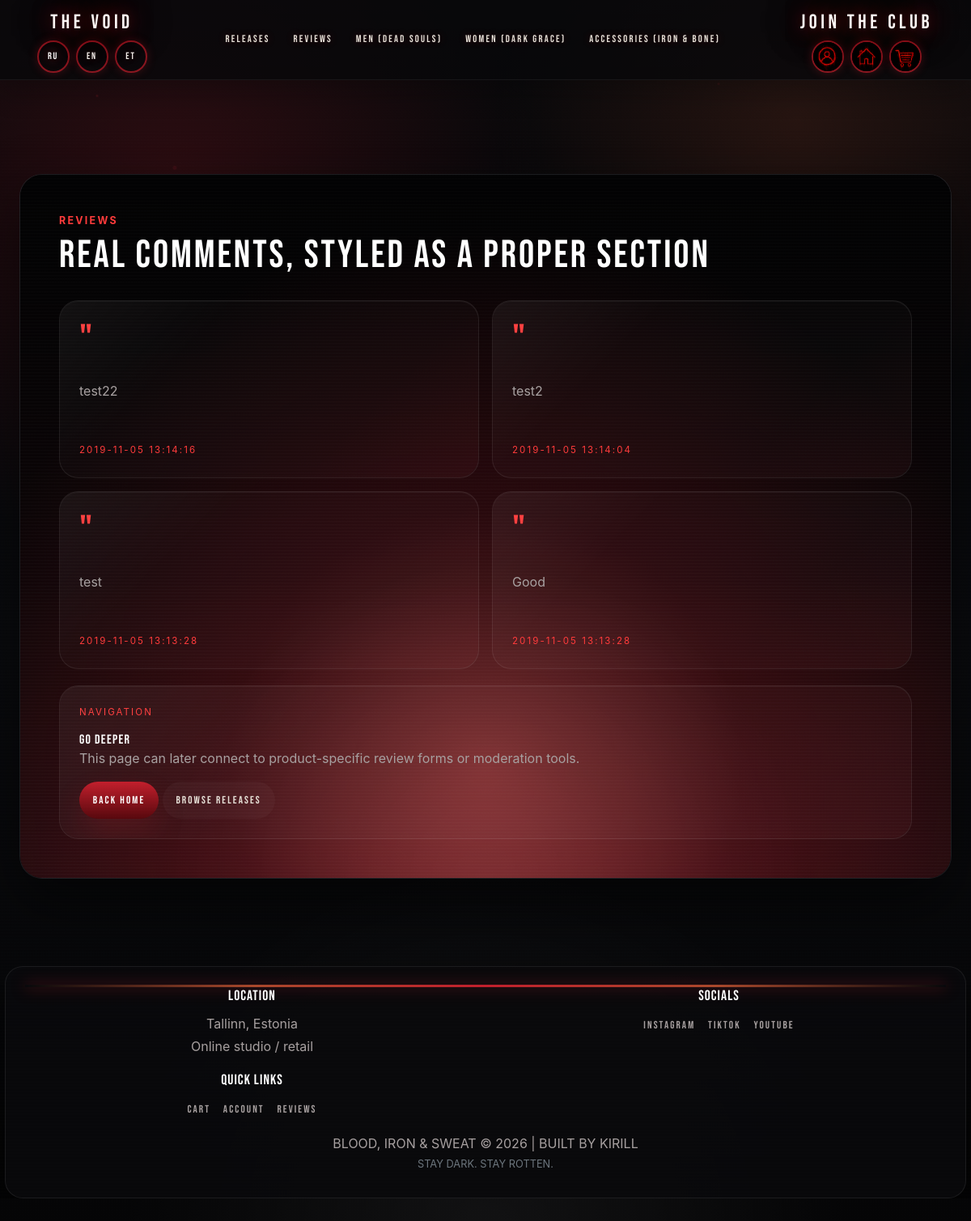
Page /route/reviews on the committed database.
### tables this page shows
CREATE TABLE `comments` (
  `id` int(11) NOT NULL,
  `news_id` int(11) NOT NULL,
  `text` varchar(500) NOT NULL,
  `date` datetime NOT NULL
);

### controller/Controller.php (called while the page is built, shortened)
<?php
class Controller {
    public static function Reviews() {
        $reviews = Comments::getLatestComments(12);
        include_once 'view/reviews.php';
    }
}
?>

### route/routing.php (called while the page is built)
<?php
$host = explode('?', $_SERVER['REQUEST_URI']) [0];
$num = substr_count($host, '/');
$path = explode('/', $host) [$num];
if($path == '' OR $path == 'index' OR $path == 'index.php') {
    $response = Controller::StartSite();
}
elseif($path == 'all') {
    $response = Controller::AllProducts();
}
elseif($path == 'category' && isset($_GET['id'])) {
    $response = Controller::ProductByCatID($_GET['id']);
}
elseif($path == 'product' && isset($_GET['id'])) {
    $response = Controller::ProductByID($_GET['id']);
}
elseif($path == 'news' && isset($_GET['id'])) {
    $response = Controller::ProductByID($_GET['id']);
}
elseif ($path == 'registerForm') {
    $response = Controller::registerForm();
}
elseif ($path == 'registerAnswer') {
    $response = Controller::registerUser();
}
elseif ($path == 'login') {
    $response = Controller::loginAction();
}
elseif ($path == 'logout') {
    $response = Controller::logoutAction();
}
elseif ($path == 'allCategories') {
    $response = Controller::AllCategory();
}
elseif($path == 'cart' || $path == 'basket') {
    $response = Controller::Cart();
}
elseif($path == 'wishlist' && isset($_GET['id'])) {
    $response = Controller::WishlistAction((int)$_GET['id'], $_GET['action'] ?? 'toggle');
}
elseif($path == 'account' || $path == 'cabinet') {
    $response = Controller::Account();
}
elseif($path == 'reviews') {
    $response = Controller::Reviews();
}
else {
    $response = Controller::error404();
}
?>

### index.php (called while the page is built, shortened)
<?php
include_once 'inc/Database.php';
require 'model/Comments.php';
include_once 'view/comments.php';
include_once 'controller/Controller.php';
include_once 'route/routing.php';
?>

### model/Comments.php (called while the page is built, shortened)
<?php
class Comments {
    public static function getLatestComments($limit = 3) {
        $limit = (int)$limit;
        $query = "SELECT * FROM comments ORDER BY id DESC LIMIT " . $limit;
        try {
            $db = new Database();
            return $db->getAll($query);
        } catch (Throwable $e) {
            return [];
        }
    }
}

### inc/Database.php (called while the page is built, shortened)
<?php
class database {
    private $conn;
    private $host;
    private $user;
    private $password;
    private $baseName;
    function __construct() {
        $this->host = 'localhost';
        $this->user = 'root';
        $this->password = '';
        $this->baseName = 'clothing_shop';
    }
    function connect() {
        if (!$this->conn) {
            try {
                $this->conn = new PDO('mysql:host='.$this->host.';dbname='.$this->baseName.'', $this->user, $this->password, array(PDO::MYSQL_ATTR_INIT_COMMAND => 'SET NAMES utf8'));
            } catch (Exception $e) {
                die('Connection failed : ' . $e->getMessage());
            }
        }
        return $this->conn;
    }
    function getAll($query) {
        $stmt = $this->conn->prepare($query);
        $stmt->execute();
        $stmt->setFetchMode(PDO::FETCH_ASSOC);
        return $stmt->fetchAll();
    }
}
?>

### view/reviews.php (the view, shortened to what this page needs)
<?php
$pageClass = 'inner-page reviews-page';
?>
<section class="reviews-shell">
    <div class="reviews-list">
        <div class="section-heading compact">
            <p>Reviews</p>
            <h2>Real comments, styled as a proper section</h2>
        </div>
        <div class="reviews-grid">
            <?php if (!empty($reviews)): ?>
                <?php foreach ($reviews as $review): ?>
                    <article class="review-card">
                        <div class="review-mark">"</div>
                        <p><?= htmlspecialchars($review['text']) ?></p>
                        <span><?= htmlspecialchars($review['date']) ?></span>
                    </article>
                <?php endforeach; ?>
            <?php endif; ?>
        </div>
    </div>
    <aside class="cart-panel">
        <p class="cart-note">Navigation</p>
        <h3>Go deeper</h3>
        <p class="account-copy">This page can later connect to product-specific review forms or moderation tools.</p>
        <a href="./" class="submitBtn">Back home</a>
        <a href="all" class="ghost-btn">Browse releases</a>
    </aside>
</section>
<?php
$content = ob_get_clean();
include 'view/layout.php';

### view/layout.php (shortened to what this page needs)
<!DOCTYPE html>
<html lang="en">
<head>
    <link rel="stylesheet" type="text/css" href="style.css?v=<?php echo time(); ?>">
    <link rel="stylesheet" href="https://stackpath.bootstrapcdn.com/bootstrap/4.3.1/css/bootstrap.min.css">
</head>
<?php
$languages = isset($languages) && is_array($languages) ? $languages : [];
$langCode = $_SESSION['lang'] ?? 'en';
if (!isset($languages[$langCode])) {
    $langCode = in_array('en', array_keys($languages), true)
        ? 'en'
        : (in_array('et', array_keys($languages), true) ? 'et' : 'ru');
}
$tr = $languages[$langCode] ?? [];
$tt = static function ($key, $fallback = '') use ($tr) {
    return $tr[$key] ?? $fallback;
};
$isHomePage = isset($pageClass) && strpos($pageClass, 'home') !== false;
?>
<body class="industrial-body <?php echo isset($pageClass) ? htmlspecialchars($pageClass) : ''; ?>" data-page="<?php echo isset($pageClass) && strpos($pageClass, 'home') !== false ? 'home' : 'inner'; ?>">
<div class="void-scope">
<nav class="one navbar navbar-expand-lg">
    <div class="container-fluid nav-shell">
        <div class="nav-left-stack">
            <a class="nav-link cult-main brand-link nav-hero nav-hover-text" href="./">THE VOID</a>
            <div class="lang-under-brand">
                <a class="lang-link text-glow<?php echo $langCode === 'ru' ? ' active' : ''; ?>" href="?lang=ru">RU</a>
                <a class="lang-link text-glow<?php echo $langCode === 'en' ? ' active' : ''; ?>" href="?lang=en">EN</a>
                <a class="lang-link text-glow<?php echo $langCode === 'et' ? ' active' : ''; ?>" href="?lang=et">ET</a>
            </div>
        </div>
        <div class="collapse navbar-collapse justify-content-center nav-center" id="mainMenu">
            <ul class="topmenu navbar-nav">
                <li class="nav-item">
                    <a class="nav-link text-glow nav-hover-text" href="all"><?php echo htmlspecialchars($tt('releases', 'Releases')); ?></a>
                </li>
                <li class="nav-item">
                    <a class="nav-link text-glow nav-hover-text" href="reviews"><?php echo htmlspecialchars($tt('reviews', 'Reviews')); ?></a>
                </li>
                <li class="nav-item">
                    <a class="nav-link text-glow nav-hover-text" href="category?id=1">MEN (DEAD SOULS)</a>
                </li>
                <li class="nav-item">
                    <a class="nav-link text-glow nav-hover-text" href="category?id=2">WOMEN (DARK GRACE)</a>
                </li>
                <li class="nav-item">
                    <a class="nav-link text-glow nav-hover-text" href="category?id=3">ACCESSORIES (IRON & BONE)</a>
                </li>
            </ul>
        </div>
        <div class="nav-right-stack">
            <?php $joinHref = isset($_SESSION['userId']) && !empty($_SESSION['userId']) ? 'account' : 'registerForm'; ?>
            <a class="nav-link cult-main brand-link nav-hero join-link nav-hover-text" href="<?php echo $joinHref; ?>">JOIN THE CLUB</a>
            <div class="nav-icons-right">
                <a href="account" class="nav-link text-glow nav-icon-item nav-hover-image" title="Account">
                    <img src="img/varrount.png" alt="Account">
                </a>
                <a href="./" class="nav-link text-glow nav-icon-item nav-hover-image" title="Home">
                    <img src="img/vhome.png" alt="Home">
                </a>
                <a href="cart" class="nav-link text-glow nav-icon-item nav-hover-image" title="Cart">
                    <img src="img/vcart.png" alt="Cart">
                </a>
            </div>
        </div>
    </div>
</nav>
    <section class="main-container">
        <?php if ($isHomePage): ?>
            <?php if (isset($content)) { echo $content; } ?>
        <?php else: ?>
            <div class="container-fluid px-0">
                <div class="divBox industrial-border">
                    <?php
                    if(isset($content)) {
                        echo $content;
                    }
                    ?>
                </div>
            </div>
        <?php endif; ?>
    </section>
    <footer class="industrial-footer text-center mt-5">
        <div class="blood-line"></div>
        <div class="footer-grid">
            <div>
                <h4>Location</h4>
                <p>Tallinn, Estonia</p>
                <p>Online studio / retail</p>
            </div>
            <div>
                <h4>Socials</h4>
                <a href="#" class="inline-link">Instagram</a>
                <a href="#" class="inline-link">TikTok</a>
                <a href="#" class="inline-link">YouTube</a>
            </div>
            <div>
                <h4>Quick links</h4>
                <a href="cart" class="inline-link">Cart</a>
                <a href="account" class="inline-link">Account</a>
                <a href="reviews" class="inline-link">Reviews</a>
            </div>
        </div>
        <p>BLOOD, IRON & SWEAT &copy; 2026 | BUILT BY KIRILL</p>
        <p class="small text-muted">STAY DARK. STAY ROTTEN.</p>
    </footer>
<div class="crt-overlay"></div>
<div class="screen-glitch"></div>
</div>
</body>
</html>

### rows in the picture
comments: text "test22", date "2019-11-05 13:14:16"
comments: text "test2", date "2019-11-05 13:14:04"
comments: text "test", date "2019-11-05 13:13:28"
comments: text "Good", date "2019-11-05 13:13:28"

### other values in the picture
$tt('releases', 'Releases') "RELEASES"
$tt('reviews', 'Reviews') "REVIEWS"
